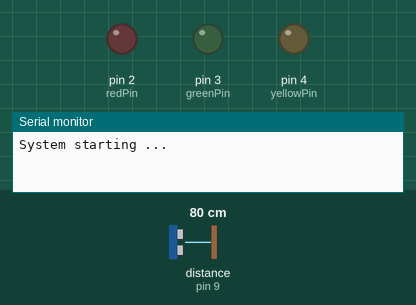
This sketch was run on a simulated Arduino Uno, built with avr-gcc and run on an emulated ATmega328P. On the bench: output pins drawn as LEDs (lit = HIGH), the last lines printed to the serial monitor. Wiring (inferred from the names in the program): ultrasonic range finder: trigger pin 10; echo pin 9. The test bench sets the inputs (shaded band); at power-on: distance to the obstacle (sensor on pin 9) 80 cm. The echo pulse lasts 58.3 µs per cm; pins used as bus, display or sensor lines are not drawn.

Above: at 0.1 s.
At 3.1 s:
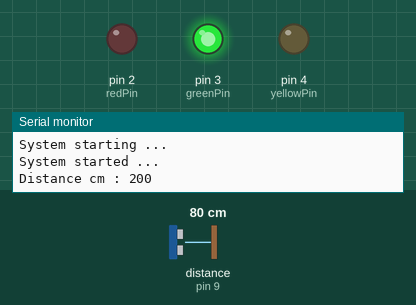
At 6.1 s:
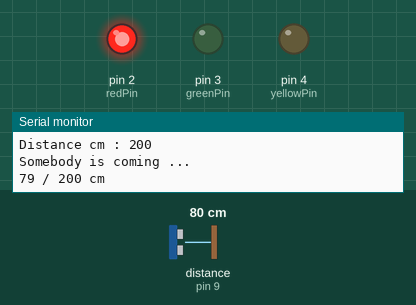
Timing chart, 0 to 7.6 s (numbered marks = the images above):
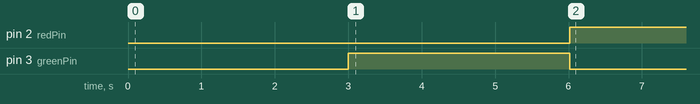

Measured:
- by itself, pin 2 (redPin): LOW → HIGH at 6.0 s
- by itself, pin 3 (greenPin): HIGH → LOW at 6.0 s

The sketch:

sketch-traffic-lights.ino
```cpp
/*
  Sketch - Arduino Traffic Lights
  https://github.com/zubial
*/

// Hardware settings
const int redPin = 2;         // Red Light DigitalPin
const int greenPin = 3;       // Green Light DigitalPin
const int yellowPin = 4;      // Yellow Light DigitalPin

const int triggerPin = 10;    // HCSR04 - Trigger DigitalPin
const int echoPin = 9;        // HCSR04 - Echo DigitalPin

const int distancePin = A0;      // Potentiometer - AnalogPin


// Measurments
long detectDistance = 0;
long presenceDuration = 0;
long presenceDistance = 0;


// Configuration
const long changeStateDelay = 3;    // Delay before change state (seconds)
const long longPresenceDelay = 120;  // Delay after is long presence (seconds)
const long shortOutDuration = 20;   // Out short duration (seconds)
const long longOutDuration = 180;    // Out long duration (seconds)


void setup() {
  Serial.begin (9600);

  // TrafficLights
  pinMode(redPin, OUTPUT);
  pinMode(greenPin, OUTPUT);
  pinMode(yellowPin, OUTPUT);

  // Config HC-SR04
  pinMode(triggerPin, OUTPUT);
  pinMode(echoPin, INPUT);

  Serial.println("System starting ... ");
  delay(3000);

  // Settings
  presenceDistance = getVariable(distancePin, 0, 400);

  turnOnLight(greenPin);
  Serial.println("System started ... ");

  Serial.print("Distance cm : ");
  Serial.println(presenceDistance);
}

void loop() {

  if (wait4Present()) {
    // Debug print
    Serial.println("Somebody is coming ... ");
    Serial.print(detectDistance);
    Serial.print(" / ");
    Serial.print(presenceDistance);
    Serial.println(" cm");

    turnOnLight(redPin);
    delay(10000);

    if (wait4Leave() < (longPresenceDelay*1000)) {
      Serial.println("Somebody is leaving ... ");
      outProcess(shortOutDuration * 1000);

    } else {
      Serial.println("Somebody left a gift ... ");
      outProcess(longOutDuration * 1000);

    }
  }

  delay(500);
}

bool wait4Present() {
  int count = 0;

  while(count < changeStateDelay) {
    detectDistance = getDistance();

    while(detectDistance > presenceDistance && detectDistance > 0) {
      detectDistance = getDistance();
      count = 0;
      delay(1000);
    }
    count++;
    delay(1000);
  }
  return true;
}

long wait4Leave() {
  int count = 0;

  while(count < changeStateDelay) {
    detectDistance = getDistance();

    while(detectDistance < presenceDistance && detectDistance > 0) {
      detectDistance = getDistance();
      count = 0;
      presenceDuration++;
      delay(1000);
    }
    count++;
    delay(1000);
  }

  return (presenceDuration*1000);
}

long getDistance() {
  // Send pulse
  digitalWrite(triggerPin, LOW);
  delayMicroseconds(5);
  digitalWrite(triggerPin, HIGH);
  delayMicroseconds(10);
  digitalWrite(triggerPin, LOW);

  // Receive echo
  long duration = pulseIn(echoPin, HIGH);

  // Convert the time into a distance
  return (duration/2) / 29.1;
}

void outProcess(long outDuration) {
  turnOnLight(yellowPin);
  delay(outDuration);
  turnOnLight(greenPin);
}

void turnOffLight() {
  digitalWrite(redPin, LOW);
  digitalWrite(greenPin, LOW);
  digitalWrite(yellowPin, LOW);
}

void turnOnLight(int light) {
  turnOffLight();

  digitalWrite(light, HIGH);
}

int getVariable(int valuePin, int min, int max) {
  float value = analogRead(valuePin);

  return map(value, 0, 1023, min, max);
}
```
